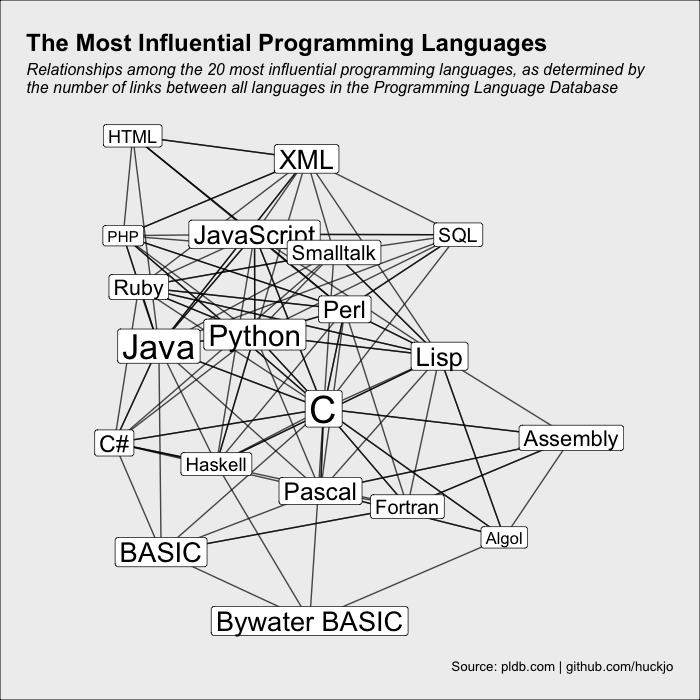

Source code (R):
###############################################################################
# TIDYTUESDAY, MARCH 21, 2023: PROGRAMMING LANGUAGES
###############################################################################

library(pacman)
p_load(tidyverse, tidygraph, ggraph)

languages <- read_csv(
  'https://raw.githubusercontent.com/rfordatascience/tidytuesday/master/data/2023/2023-03-21/languages.csv'
)

###############################################################################
# Process data to get all pairs of languages

languages$title[languages$title == "Assembly language"] <- "Assembly"

edges1 <- languages |>
  select(pldb_id, wikipedia_related, title, appeared) |>
  separate_rows(wikipedia_related, sep = " ") |>
  filter(wikipedia_related %in% pldb_id) |>
  unique() 

edges2 <- edges1 |>
  bind_rows(
    edges1 |>
      rename(pldb_id = wikipedia_related,
             wikipedia_related = pldb_id) |>
      anti_join(edges1, by = c("pldb_id", "wikipedia_related")) |>
      unique()
  ) |>
  inner_join(
    select(languages, pldb_id, title) |>
      rename(wikipedia_related = pldb_id,
             related_title = title),
    by = "wikipedia_related"
  )

# filter top n languages
n <- 20
filtered_edges <- edges2 |>
  group_by(pldb_id) |>
  summarize(degree = n()) |>
  slice_max(order_by = degree, n = n)

top_n_edges <- edges2 |>
  filter(pldb_id %in% filtered_edges$pldb_id & 
           wikipedia_related %in% filtered_edges$pldb_id) |> 
  inner_join(filtered_edges, by = "pldb_id") |> 
  filter(title != related_title) |> 
  select(title, related_title, degree)

# nodes and edges for ggraph
nodes <- top_n_edges |> 
  select(title, degree) |> 
  unique()

edges <- top_n_edges |> 
  select(title, related_title) |> 
  rename(from = title, to = related_title) 

###############################################################################
# Graph network

graph <- tbl_graph(nodes = nodes, edges = edges, 
                   directed = FALSE, node_key = "title")

ggraph(graph, 'kk') +
  geom_edge_link(alpha = .7) +
  geom_node_label(aes(label = title, size = degree), 
                  repel = FALSE, fill='white') +
  labs(title = "The Most Influential Programming Languages",
       subtitle = "Relationships among the 20 most influential programming languages, as determined by \nthe number of links between all languages in the Programming Language Database",
       caption = "Source: pldb.com | github.com/huckjo") +
  # adjust relative node size
  scale_size_continuous(range = c(4, 10)) +
  # adjust plot area so nodes aren't truncated
  coord_cartesian(xlim=c(-2.1, 2.2), ylim=c(-2.4, 2.3)) +
  theme_void() +
  theme(
    aspect.ratio = 1:1,
    plot.background = element_rect(fill = "#EFEFEF"),
    plot.title = element_text(size=18, face="bold"),
    plot.subtitle = element_text(size=12, face="italic"),
    plot.caption = element_text(size=10),
    plot.margin = margin(.7, .7, .7, .7, "cm"),
    legend.position = "none"
  )
